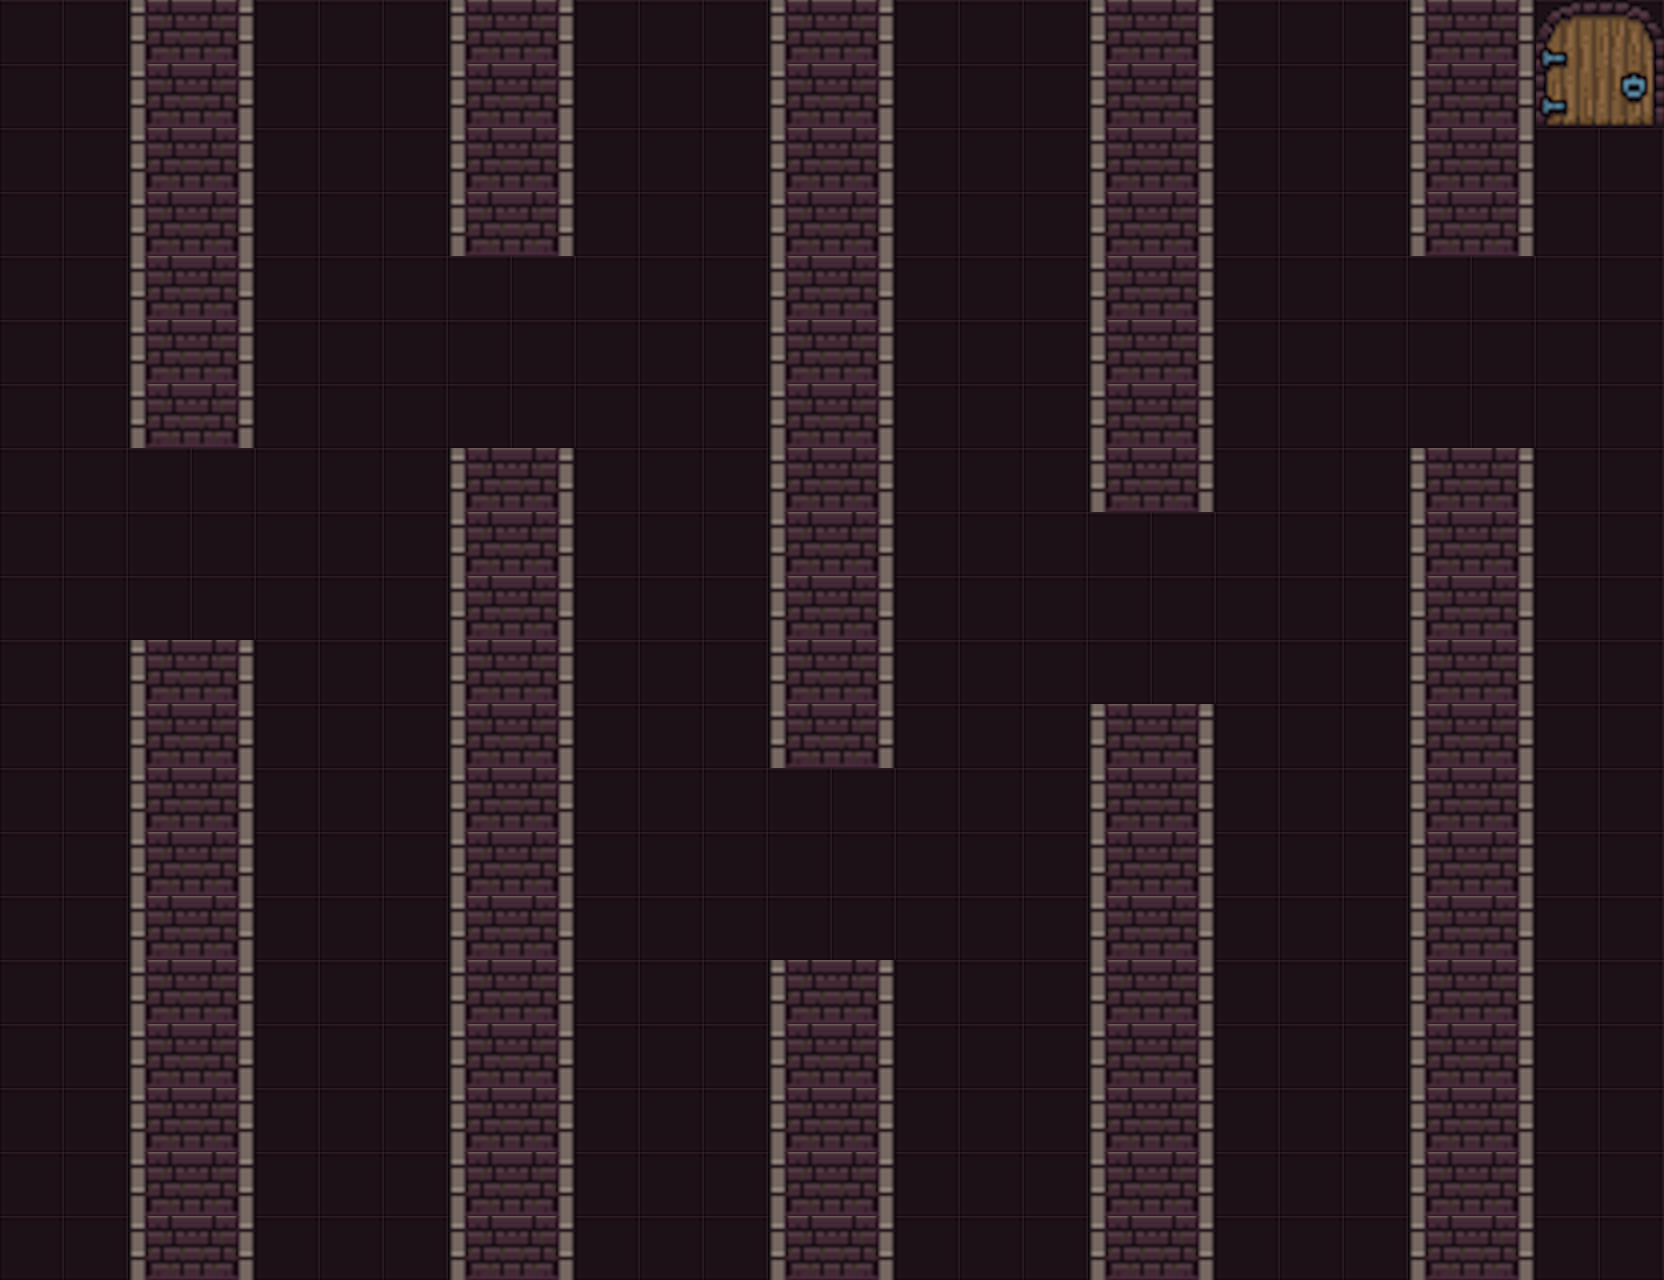

Tiled map render using the project's own tile images. Description and the map definition, with tile-layer contents summarised, below:
An orthogonal 26x20 tile map with 64x64 px tiles, 3 tile layers (floor, obstacle, item), 5 tilesets and 10 objects (corn1, corn2, corn3, corn4, corn5, ...).

<map version="1.9" tiledversion="1.9.2" orientation="orthogonal" renderorder="right-down" width="26" height="20" tilewidth="64" tileheight="64" infinite="0" nextlayerid="5" nextobjectid="13">
 <editorsettings>
  <export target="Trap1.tmj" format="json" />
 </editorsettings>
 <tileset firstgid="1" name="mm" tilewidth="64" tileheight="64" tilecount="1064" columns="8">
  <image source="mm.png" width="512" height="8512" />
 </tileset>
 <tileset firstgid="1065" name="wall64px" tilewidth="64" tileheight="64" tilecount="256" columns="16">
  <image source="wall64px.png" width="1024" height="1024" />
 </tileset>
 <tileset firstgid="1321" name="key" tilewidth="64" tileheight="64" tilecount="1" columns="1">
  <image source="key.png" width="64" height="64" />
 </tileset>
 <tileset firstgid="1322" name="love" tilewidth="80" tileheight="51" tilecount="0" columns="0">
  <image source="love.png" width="46" height="46" />
 </tileset>
 <tileset firstgid="1322" name="food" tilewidth="64" tileheight="64" tilecount="0" columns="0">
  <image source="food.png" width="50" height="30" />
 </tileset>
 <layer id="1" name="floor" width="26" height="20">
  <data>[520 cells, 520 non-empty, 1 distinct tile ids]</data>
 </layer>
 <layer id="2" name="obstacle" width="26" height="20">
  <data>[520 cells, 170 non-empty, 2 distinct tile ids]</data>
 </layer>
 <layer id="3" name="item" width="26" height="20">
  <data>[520 cells, 4 non-empty, 4 distinct tile ids]</data>
 </layer>
 <objectgroup id="4" name="objectLayer">
  <object id="1" name="corn1" x="223.748" y="546.656">
   <point />
  </object>
  <object id="2" name="corn2" x="544.114" y="348.335">
   <point />
  </object>
  <object id="3" name="corn3" x="864.48" y="861.937">
   <point />
  </object>
  <object id="4" name="corn4" x="1182.3" y="605.136">
   <point />
  </object>
  <object id="5" name="corn5" x="1505.21" y="345.792">
   <point />
  </object>
  <object id="6" name="key" x="1314.52" y="991.609">
   <point />
  </object>
  <object id="7" name="love3" x="1001.78" y="416.984">
   <point />
  </object>
  <object id="8" name="love2" x="678.871" y="157.64">
   <point />
  </object>
  <object id="9" name="love1" x="355.962" y="795.83">
   <point />
  </object>
  <object id="11" name="start" x="66.1073" y="66.1073">
   <point />
  </object>
 </objectgroup>
</map>
